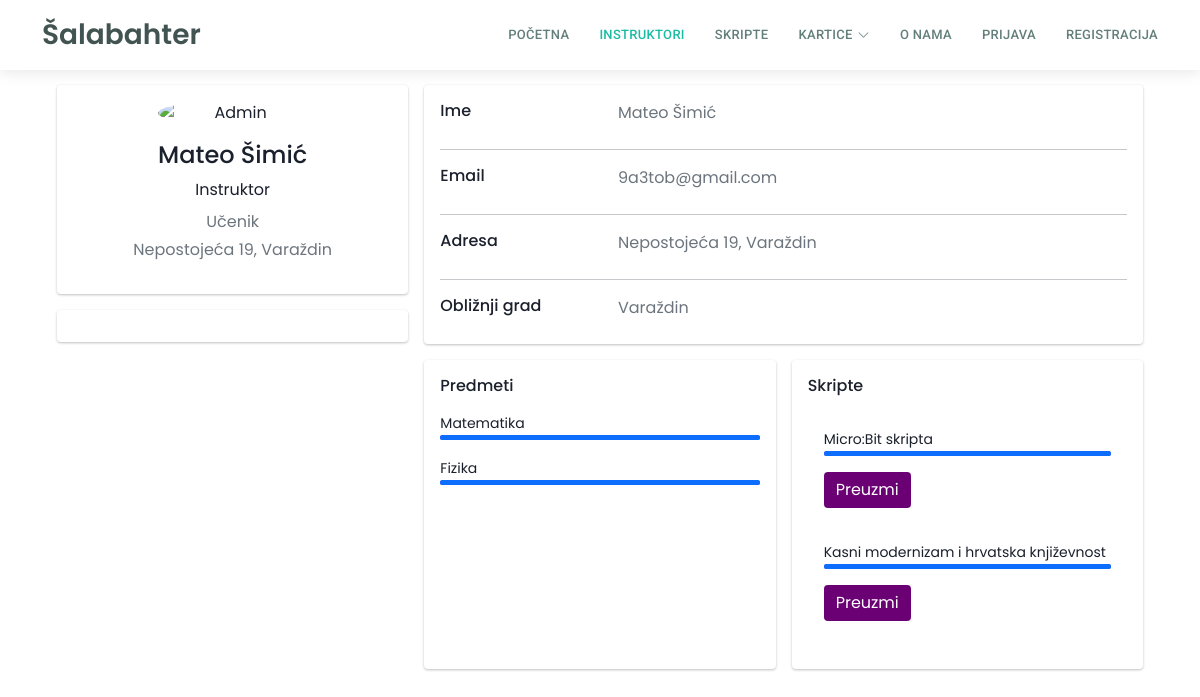
/profil?korisnik=828, run on the app's committed database.
### tables this page shows
CREATE TABLE `korisnik` (
  `korisnik_id` int(11) NOT NULL,
  `ime` varchar(50) DEFAULT NULL,
  `prezime` varchar(50) DEFAULT NULL,
  `email` varchar(100) DEFAULT NULL,
  `lozinka` varchar(255) DEFAULT NULL,
  `zeton_lozinke` varchar(64) DEFAULT NULL,
  `zeton_istice` datetime DEFAULT NULL,
  `adresa` varchar(255) DEFAULT NULL,
  `prebivaliste` varchar(255) NOT NULL,
  `mjesto` int(5) DEFAULT NULL,
  `slika_korisnika` varchar(255) DEFAULT NULL,
  `status_korisnika` int(20) DEFAULT NULL,
  `isAdmin` tinyint(1) NOT NULL
);

CREATE TABLE `statuskorisnika` (
  `status_id` int(11) NOT NULL,
  `status_naziv` varchar(50) DEFAULT NULL
);

CREATE TABLE `gradovi` (
  `grad_id` int(11) NOT NULL,
  `naziv_grada` varchar(255) DEFAULT NULL,
  `zupanija_id` int(11) DEFAULT NULL,
  `postanski_broj` int(11) NOT NULL
);

CREATE TABLE `predmeti` (
  `predmet_id` int(11) NOT NULL,
  `naziv_predmeta` varchar(255) DEFAULT NULL,
  `predmet_boja` varchar(255) NOT NULL,
  `slika_predmeta` varchar(255) DEFAULT NULL
);

CREATE TABLE `skripte` (
  `skripta_id` int(11) NOT NULL,
  `predmet_id` int(11) NOT NULL,
  `naziv_skripte` varchar(255) NOT NULL,
  `opis_skripte` longtext NOT NULL,
  `broj_pregleda` int(11) NOT NULL,
  `datum_kreiranja` date NOT NULL,
  `skripta_putanja` varchar(255) NOT NULL,
  `korisnik_id` int(11) NOT NULL
);

### profil/index.php (the view, shortened to what this page needs)
<?php
$con = require "../ukljucivanje/connection/spajanje.php";
$korisnikID = $_GET['korisnik'];
$sqlOdabraniKorisnik = "SELECT korisnik.korisnik_id,  ime,prezime,email,adresa,prebivaliste,naziv_grada, grad_id, status_naziv FROM korisnik, statuskorisnika, gradovi WHERE korisnik.korisnik_id={$korisnikID} AND  korisnik.status_korisnika=statuskorisnika.status_id AND korisnik.mjesto=gradovi.grad_id";
$rezultatOdabraniKorisnik = $con->query($sqlOdabraniKorisnik);
$korisnik = $rezultatOdabraniKorisnik->fetch_assoc();
$sqlProvjeraInstruktora = "SELECT * FROM instruktori WHERE korisnik_id =  {$korisnikID}";
$rezultatInstruktor = $con->query($sqlProvjeraInstruktora);
$instruktor = $rezultatInstruktor->fetch_assoc();
if ($rezultatInstruktor->num_rows > 0) {
  $korisnikJeInstruktor = true;
} else {
  $korisnikJeInstruktor = false;
}
if ($korisnikJeInstruktor) {
  $sqlInstruktoroviPredmeti = "SELECT naziv_predmeta, predmeti.predmet_id FROM instruktorovipredmeti,predmeti WHERE instruktorovipredmeti.predmet_id=predmeti.predmet_id AND instruktorovipredmeti.instruktor_id = {$instruktor['instruktor_id']}";
  $rezultatInstruktoroviPredmeti = $con->query($sqlInstruktoroviPredmeti);
  $sqlSkripteKorisnika = "SELECT * FROM skripte WHERE korisnik_id = {$korisnikID}";
  $resultSkripteKorisnika = $con->query($sqlSkripteKorisnika);
  if ($resultSkripteKorisnika->num_rows > 0) {
    $korisnikImaSkripte = true;
  } else {
    $korisnikImaSkripte = false;
  }
}
?>
<!DOCTYPE html>
<html lang="hr">
<head>
  <?php include '../assets/css/stiliranjeSporedno.php'; ?>
  <link rel="stylesheet" href="https://cdnjs.cloudflare.com/ajax/libs/font-awesome/4.7.0/css/font-awesome.min.css">
  <link href="../assets/css/recenzije.css" rel="stylesheet">
  <link href="../assets/css/nadzornaploca.css" rel="stylesheet">
</head>
<body>
  <?php include '../ukljucivanje/header.php'; ?>
  <div class="container">
    <div class="main-body ">
      <div class="row gutters-sm">
        <div class="col-md-4 mb-3 ">
          <div class="card">
            <div class="card-body">
              <div class="d-flex flex-column align-items-center text-center">
                <?php
                $sqlDohvatiProfilnuSliku = "SELECT slika_korisnika FROM korisnik WHERE korisnik_id = {$korisnikID}";
                $rezultatProfilnaSlika = $con->query($sqlDohvatiProfilnuSliku);
                $profilnaSlika = $rezultatProfilnaSlika->fetch_assoc();
                if ($profilnaSlika['slika_korisnika'] != null) {
                  $profilnaSlika['slika_korisnika'] = "../nadzornaploca/" . $profilnaSlika['slika_korisnika'];
                  echo "<div  style='width: 150px; height: 150px; overflow: hidden; border-radius: 50%; display: flex; align-items: center; justify-content: center;'>
    <img src='{$profilnaSlika['slika_korisnika']}' alt='Profilna slika' style='width: 100%; height: 100%; object-fit: cover;' />
  </div>";
                } else {
                  echo '<img id="profile-pic" src="https://bootdey.com/img/Content/avatar/avatar7.png" alt="Admin" class="rounded-circle" width="150">';
                }
                ?>
                <div class="mt-3">
                  <h4> <?php echo $korisnik["ime"] . " " . $korisnik["prezime"] ?> </h4>
                  <?php if ($korisnikJeInstruktor) :
                  ?>
                    <label class="text">Instruktor</label>
                  <?php endif; ?>
                  <p class="text-secondary mb-1">
                    <?php echo $korisnik['status_naziv']; ?>
                  </p>
                  <p class="text-muted font-size-sm"><?php echo $korisnik["adresa"] . ",  ";
                                                      echo $korisnik['prebivaliste']; ?>
                  </p>
                </div>
              </div>
            </div>
          </div>
          <div class="card mt-3">
            <div class="card-body ">
            </div>
          </div>
        </div>
        <div class="col-md-8">
          <div class="card mb-3">
            <div class="card-body">
              <form method="POST">
                <div class="row">
                  <div class="col-sm-3">
                    <h6 class="mb-0">Ime</h6>
                  </div>
                  <div class="col-sm-5 text-secondary">
                    <label type="text"><?php echo $korisnik["ime"] . " " . $korisnik["prezime"]
                                        ?></label>
                  </div>
                </div>
                <hr>
                <div class="row">
                  <div class="col-sm-3">
                    <h6 class="mb-0">Email</h6>
                  </div>
                  <?php if (isset($administartor)) : ?>
                    <div class="col-sm-9 text-secondary">
                      <input type="text" class="form-control" name="emailPromjena" id="emailPromjena" value="<?php echo $korisnik["email"] ?>">
                    </div>
                  <?php else : ?>
                    <div class="col-sm-9 text-secondary">
                      <label type="text"><?php echo $korisnik["email"] ?></label>
                    </div>
                  <?php endif; ?>
                </div>
                <hr>
                <div class="row">
                  <div class="col-sm-3">
                    <h6 class="mb-0">Adresa</h6>
                  </div>
                  <div class="col-sm-7 text-secondary">
                    <label type="text"><?php echo $korisnik["adresa"] . ", " .  $korisnik["prebivaliste"]
                                        ?></label>
                  </div>
                </div>
                <hr>
                <div class="row">
                  <div class="col-sm-3">
                    <h6 class="mb-0">Obližnji grad</h6>
                  </div>
                  <div class="col-sm-9 text-secondary">
                    <label type="text"><?php echo $korisnik["naziv_grada"];
                                        ?></label>
                  </div>
                </div>
              </form>
            </div>
          </div>
          <?php if ($korisnikJeInstruktor) : ?>
            <div class="row gutters-sm">
              <div class="col-sm-6 mb-3">
                <div class="card h-100">
                  <div class="card-body">
                    <h6 class="d-flex align-items-center mb-3">Predmeti</h6>
                    <?php
                    $rezultatInstruktoroviPredmeti->data_seek(0);
                    while ($row = $rezultatInstruktoroviPredmeti->fetch_assoc()) : ?>
                      <small>
                        <?php echo $row['naziv_predmeta']; ?>
                      </small>
                      <div class="progress mb-3" style="height: 5px">
                        <div class="progress-bar bg-primary" role="progressbar" style="width: 100%" aria-valuenow="80" aria-valuemin="0" aria-valuemax="100"></div>
                      </div>
                    <?php endwhile; ?>
                  </div>
                </div>
              </div>
              <div class="col-sm-6 mb-3">
                <div class="card h-100">
                  <div class="card-body">
                    <h6 class="d-flex align-items-center mb-3">Skripte</h6>
                    <div class="row overflow-auto" style="max-height: 300px;">
                      <div class="col-sm mb-3">
                        <?php
                        if ($korisnikImaSkripte) :
                          while ($row = $resultSkripteKorisnika->fetch_assoc()) : ?>
                            <div class="card-body">
                              <small><?php echo $row['naziv_skripte']; ?></small>
                              <div class="progress mb-3" style="height: 5px">
                                <div class="progress-bar bg-primary" role="progressbar" style="width: 100%" aria-valuenow="100" aria-valuemin="0" aria-valuemax="100"></div>
                              </div>
                              <a href="<?php echo "../skripte/" . $row['skripta_putanja']; ?>" class="btn btn-primary" download>Preuzmi</a>
                            </div>
                        <?php endwhile;
                        else : echo "Instruktor još nije dodao skripte";
                        endif; ?>
                      </div>
                    </div>
                  </div>
                </div>
              </div>
            </div>
          <?php endif; ?>
        </div>
      </div>
    </div>
  </div>
  <link rel="stylesheet" href="https://cdnjs.cloudflare.com/ajax/libs/jquery-datetimepicker/2.5.20/jquery.datetimepicker.min.css" />
</body>
</html>

### assets/css/stil.css (style rules this page uses)
body { font-family: "Poppins", sans-serif !important; background-color: #ffffff; }
a { text-decoration: none !important; color: #980c94; }
h1, h2, h3, h4, h5, h6 { font-family: "Poppins", sans-serif !important; }
.btn-primary { background-color: #6a0073; border: none; }
.scrolled-offset { margin-top: 70px; }

### assets/css/nadzornaploca.css (style rules this page uses)
body { color: #1a202c; text-align: left; background-color: #ffffff; font-family: 'Poppins', sans-serif; }
.main-body { padding: 15px; }
.card { box-shadow: 0 1px 3px 0 rgba(0, 0, 0, .2), 0 1px 2px 0 rgba(0, 0, 0, .06); }
.card { position: relative; display: flex; flex-direction: column; min-width: 0; word-wrap: break-word; background-color: #fff; background-clip: border-box; border: 0 solid rgba(0, 0, 0, .125); border-radius: .25rem; }
.card-body { flex: 1 1 auto; min-height: 1px; padding: 1rem; }
.gutters-sm { margin-right: -8px; margin-left: -8px; }
.gutters-sm>.col, .gutters-sm>[class*=col-] { padding-right: 8px; padding-left: 8px; }
.mb-3, .my-3 { margin-bottom: 1rem !important; }
.h-100 { height: 100% !important; }
.progress { background-color: #744bda; border-radius: 0.4rem; }

### data on the page
korisnik: ime "Mateo", prezime "Šimić", status_korisnika.status_naziv "Učenik", adresa "Nepostojeća 19", prebivaliste "Varaždin", email "9a3tob@gmail.com", mjesto.naziv_grada "Varaždin"
predmeti: naziv_predmeta "Matematika"
predmeti: naziv_predmeta "Fizika"
skripte: naziv_skripte "Micro:Bit skripta"
skripte: naziv_skripte "Kasni modernizam i hrvatska književnost"
